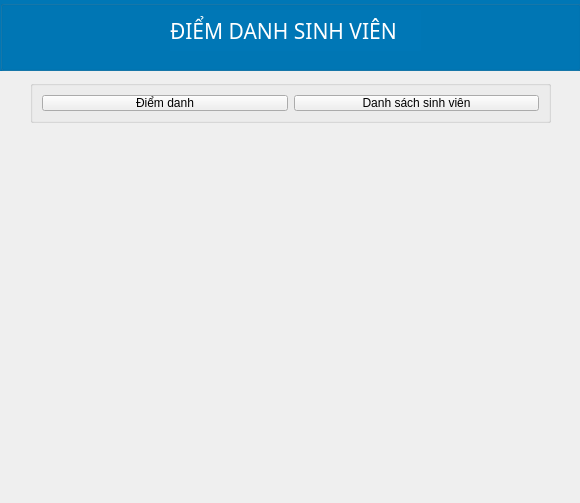
<?xml version="1.0" encoding="UTF-8"?>
<ui version="4.0">
 <class>trang_chu</class>
 <widget class="QWidget" name="trang_chu">
  <property name="geometry">
   <rect>
    <x>0</x>
    <y>0</y>
    <width>580</width>
    <height>503</height>
   </rect>
  </property>
  <property name="windowTitle">
   <string>Trang chủ</string>
  </property>
  <property name="windowIcon">
   <iconset>
    <normaloff>C:/Users/nguye/OneDrive/Hình ảnh/donga.jpg</normaloff>C:/Users/nguye/OneDrive/Hình ảnh/donga.jpg</iconset>
  </property>
  <property name="styleSheet">
   <string notr="true"/>
  </property>
  <widget class="QGroupBox" name="groupBox">
   <property name="geometry">
    <rect>
     <x>0</x>
     <y>0</y>
     <width>581</width>
     <height>71</height>
    </rect>
   </property>
   <property name="styleSheet">
    <string notr="true">background-color: rgba(0, 119, 182,1)

</string>
   </property>
   <property name="title">
    <string/>
   </property>
   <widget class="QLabel" name="label">
    <property name="geometry">
     <rect>
      <x>170</x>
      <y>10</y>
      <width>251</width>
      <height>41</height>
     </rect>
    </property>
    <property name="font">
     <font>
      <family>Sitka</family>
      <pointsize>16</pointsize>
     </font>
    </property>
    <property name="styleSheet">
     <string notr="true">color: white</string>
    </property>
    <property name="text">
     <string>ĐIỂM DANH SINH VIÊN</string>
    </property>
   </widget>
  </widget>
  <widget class="QLabel" name="label_image">
   <property name="geometry">
    <rect>
     <x>30</x>
     <y>140</y>
     <width>521</width>
     <height>351</height>
    </rect>
   </property>
   <property name="text">
    <string/>
   </property>
   <property name="pixmap">
    <pixmap>C:/Users/nguye/OneDrive/Hình ảnh/TOTO-100-scaled.jpg</pixmap>
   </property>
   <property name="scaledContents">
    <bool>true</bool>
   </property>
  </widget>
  <widget class="QGroupBox" name="groupBox_2">
   <property name="geometry">
    <rect>
     <x>30</x>
     <y>80</y>
     <width>521</width>
     <height>43</height>
    </rect>
   </property>
   <property name="title">
    <string/>
   </property>
   <layout class="QHBoxLayout" name="horizontalLayout">
    <item>
     <widget class="QPushButton" name="diemDanh">
      <property name="text">
       <string>Điểm danh</string>
      </property>
     </widget>
    </item>
    <item>
     <widget class="QPushButton" name="dsSinhVien">
      <property name="text">
       <string>Danh sách sinh viên</string>
      </property>
     </widget>
    </item>
   </layout>
  </widget>
 </widget>
 <resources/>
 <connections/>
</ui>
